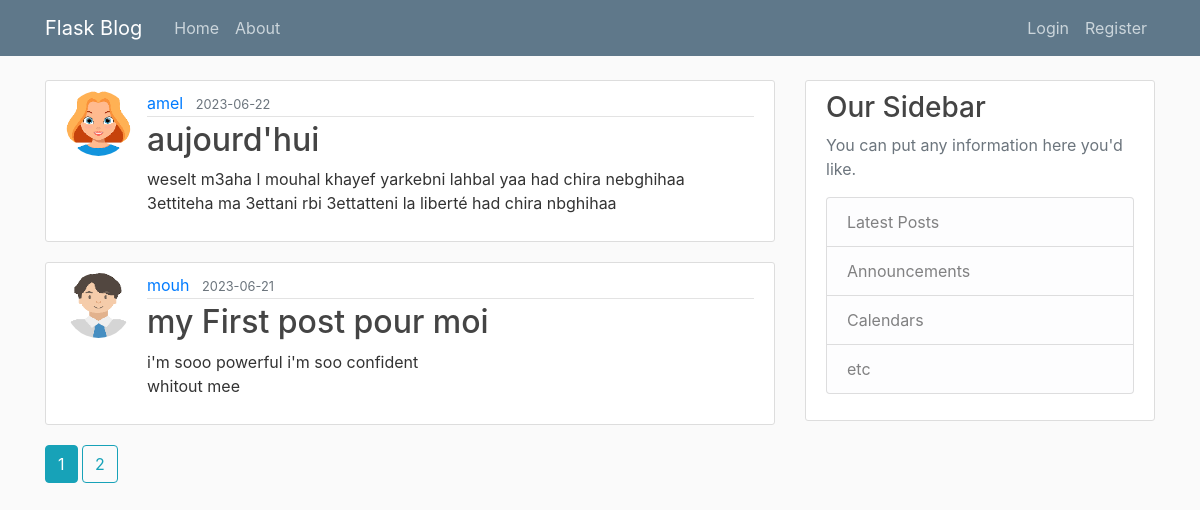
The page /home on the database its author committed.
### flask_blog/model.py (models this page shows, shortened)
class Post(db.Model):
      id = db.Column(db.Integer, primary_key=True)
      title = db.Column(db.String(100),nullable=False)
      date_posted = db.Column(db.DateTime,nullable=False, default=datetime.utcnow)
      content = db.Column(db.Text, nullable=False)
      user_id = db.Column(db.Integer, db.ForeignKey('user.id'),nullable=False)

class User(db.Model, UserMixin):
   id = db.Column(db.Integer, primary_key=True)
   username = db.Column(db.String(20),unique=True,nullable=False)
   email = db.Column(db.String(120),unique=True,nullable=False)
   image_file = db.Column(db.String(20),nullable=False, default='./img.png')
   password = db.Column(db.String(60),nullable=False)
   posts = db.relationship('Post',backref='author',lazy=True)

### flask_blog/routes.py (the view)
@app.route("/")
@app.route("/home") #direction of home page
def home():
    page = request.args.get('page',1,type=int)
    posts = Post.query.order_by(Post.date_posted.desc()).paginate(page=page,per_page=2)
    return render_template('home.html',posts=posts)# utilisée pour rendre les modèles HTML correspondants et passer des variables à ces modèles

### flask_blog/templates/home.html (shortened to what this page needs)
{% extends "layout.html" %}
{% block content %}
    {% for post in posts.items %}
    <article class="media content-section">
        <img src="{{ url_for('static', filename='profile_pics/'+ post.author.image_file)}}" alt="" class="rounded-circle article-img">
        <div class="media-body">
          <div class="article-metadata">
            <a class="mr-2" href="{{ url_for('user_posts',username=post.author.username) }}">{{ post.author.username }}</a>
            <small class="text-muted">{{ post.date_posted.strftime('%Y-%m-%d') }}</small>
          </div>
          <h2><a class="article-title" href="#">{{ post.title }}</a></h2>
          <p class="article-content">{{ post.content }}</p>
        </div>
      </article>
    {% endfor %}
    {% for page_num in posts.iter_pages(left_edge=1,right_edge=1, left_current=1, right_current=2) %}
       {% if page_num %}
        {%if posts.page == page_num %}
         <a href="{{ url_for('home',page=page_num)}}" class="btn btn-info mb-4">{{ page_num }}</a>
       {% else %}
         <a href="{{ url_for('home',page=page_num)}}" class="btn btn-outline-info mb-4">{{ page_num }}</a>
       {% endif %}
       {% endif %}
    {% endfor %}
{% endblock content %}

### flask_blog/templates/layout.html (shortened to what this page needs)
<!DOCTYPE html>
<html lang="en">
<head>
     <link rel="stylesheet" href="https://maxcdn.bootstrapcdn.com/bootstrap/4.0.0/css/bootstrap.min.css">
     <link rel="stylesheet" type="text/css" href="{{ url_for('static', filename='main.css') }}">
</head>
<body>
    <header class="site-header">
        <nav class="navbar navbar-expand-md navbar-dark bg-steel fixed-top">
          <div class="container">
            <a class="navbar-brand mr-4" href="/">Flask Blog</a>
            <div class="collapse navbar-collapse" id="navbarToggle">
              <div class="navbar-nav mr-auto">
                <a class="nav-item nav-link" href="{{ url_for('home') }}">Home</a>
                <a class="nav-item nav-link" href="{{ url_for('about') }}">About</a>
              </div>
              <div class="navbar-nav">
                {% if current_user.is_authenticated %}
                 <a class="nav-item nav-link" href="{{ url_for('new_post') }}">New Post</a>
                 <a class="nav-item nav-link" href="{{ url_for('account') }}">Account</a>
                 <a class="nav-item nav-link" href="{{ url_for('logout') }}">Logout</a>
                {% else %}
                 <a class="nav-item nav-link" href="{{ url_for('login') }}">Login</a>
                 <a class="nav-item nav-link" href="{{ url_for('register') }}">Register</a>
                {% endif %}
              </div>
            </div>
          </div>
        </nav>
      </header>
      <main role="main" class="container">
        <div class="row">
          <div class="col-md-8">
            {% block content %}{% endblock %}
          </div>
          <div class="col-md-4">
            <div class="content-section">
              <h3>Our Sidebar</h3>
              <p class='text-muted'>You can put any information here you'd like.
                <ul class="list-group">
                  <li class="list-group-item list-group-item-light">Latest Posts</li>
                  <li class="list-group-item list-group-item-light">Announcements</li>
                  <li class="list-group-item list-group-item-light">Calendars</li>
                  <li class="list-group-item list-group-item-light">etc</li>
                </ul>
              </p>
            </div>
          </div>
        </div>
      </main>
</body>
</html>

### flask_blog/static/main.css (style rules this page uses)
body { background: #fafafa; color: #333333; margin-top: 5rem; }
h1, h2, h3, h4, h5, h6 { color: #444444; }
.bg-steel { background-color: #5f788a; }
.site-header .navbar-nav .nav-link { color: #cbd5db; }
.content-section { background: #ffffff; padding: 10px 20px; border: 1px solid #dddddd; border-radius: 3px; margin-bottom: 20px; }
.article-title { color: #444444; }
.article-content { white-space: pre-line; }
.article-img { height: 65px; width: 65px; margin-right: 16px; }
.article-metadata { padding-bottom: 1px; margin-bottom: 4px; border-bottom: 1px solid #e3e3e3 }

### rows shown on the page
Post: image_file (picture), author.username "amel", date_posted "2023-06-22", title "aujourd'hui", content "weselt m3aha l mouhal khayef yarkebni lahbal yaa had chira nebghihaa 3ettiteha ma 3ettani rbi 3ettatteni la liberté had chira nbghihaa"
Post: image_file (picture), author.username "mouh", date_posted "2023-06-21", title "my First post pour moi", content "i'm sooo powerful i'm soo confident whitout mee"

### other values the page prints
{{ page_num }} "1"
{{ page_num }} "2"
